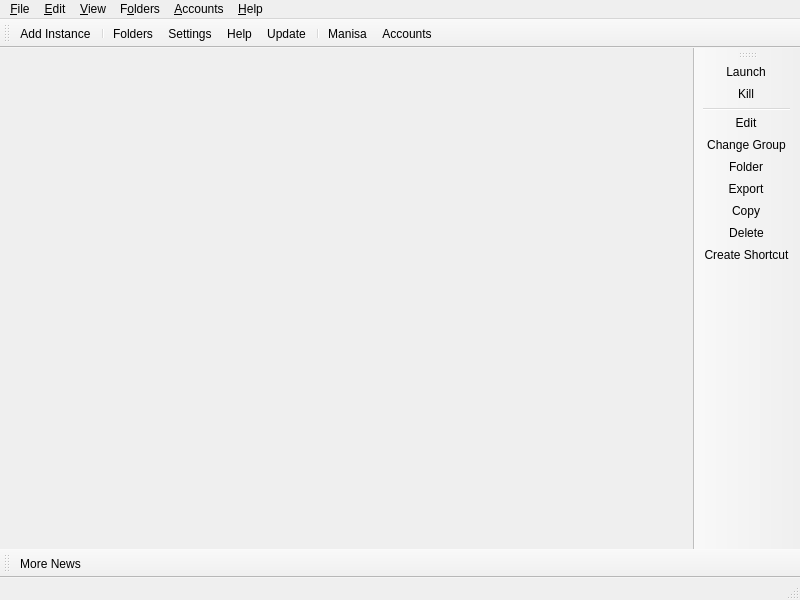
<?xml version="1.0" encoding="UTF-8"?>
<ui version="4.0">
 <class>MainWindow</class>
 <widget class="QMainWindow" name="MainWindow">
  <property name="geometry">
   <rect>
    <x>0</x>
    <y>0</y>
    <width>800</width>
    <height>600</height>
   </rect>
  </property>
  <widget class="QWidget" name="centralWidget">
   <layout class="QHBoxLayout" name="horizontalLayout">
    <property name="spacing">
     <number>0</number>
    </property>
    <property name="leftMargin">
     <number>0</number>
    </property>
    <property name="topMargin">
     <number>0</number>
    </property>
    <property name="rightMargin">
     <number>0</number>
    </property>
    <property name="bottomMargin">
     <number>0</number>
    </property>
   </layout>
  </widget>
  <widget class="QStatusBar" name="statusBar"/>
  <widget class="QToolBar" name="mainToolBar">
   <property name="windowTitle">
    <string>Main Toolbar</string>
   </property>
   <property name="allowedAreas">
    <set>Qt::ToolBarArea::BottomToolBarArea|Qt::ToolBarArea::TopToolBarArea</set>
   </property>
   <property name="toolButtonStyle">
    <enum>Qt::ToolButtonStyle::ToolButtonTextBesideIcon</enum>
   </property>
   <property name="floatable">
    <bool>false</bool>
   </property>
   <attribute name="toolBarArea">
    <enum>TopToolBarArea</enum>
   </attribute>
   <attribute name="toolBarBreak">
    <bool>false</bool>
   </attribute>
   <addaction name="actionAddInstance"/>
   <addaction name="separator"/>
   <addaction name="actionFoldersButton"/>
   <addaction name="actionSettings"/>
   <addaction name="actionHelpButton"/>
   <addaction name="actionCheckUpdate"/>
   <addaction name="separator"/>
   <addaction name="actionCAT"/>
   <addaction name="actionAccountsButton"/>
  </widget>
  <widget class="QToolBar" name="newsToolBar">
   <property name="windowTitle">
    <string>News Toolbar</string>
   </property>
   <property name="allowedAreas">
    <set>Qt::ToolBarArea::BottomToolBarArea|Qt::ToolBarArea::TopToolBarArea</set>
   </property>
   <property name="iconSize">
    <size>
     <width>16</width>
     <height>16</height>
    </size>
   </property>
   <property name="toolButtonStyle">
    <enum>Qt::ToolButtonStyle::ToolButtonTextBesideIcon</enum>
   </property>
   <property name="floatable">
    <bool>false</bool>
   </property>
   <attribute name="toolBarArea">
    <enum>BottomToolBarArea</enum>
   </attribute>
   <attribute name="toolBarBreak">
    <bool>false</bool>
   </attribute>
   <addaction name="actionMoreNews"/>
  </widget>
  <widget class="WideBar" name="instanceToolBar">
   <property name="windowTitle">
    <string>Instance Toolbar</string>
   </property>
   <property name="iconSize">
    <size>
     <width>16</width>
     <height>16</height>
    </size>
   </property>
   <property name="toolButtonStyle">
    <enum>Qt::ToolButtonStyle::ToolButtonTextBesideIcon</enum>
   </property>
   <property name="floatable">
    <bool>false</bool>
   </property>
   <property name="useDefaultAction" stdset="0">
    <bool>true</bool>
   </property>
   <attribute name="toolBarArea">
    <enum>RightToolBarArea</enum>
   </attribute>
   <attribute name="toolBarBreak">
    <bool>false</bool>
   </attribute>
   <addaction name="actionLaunchInstance"/>
   <addaction name="actionKillInstance"/>
   <addaction name="separator"/>
   <addaction name="actionEditInstance"/>
   <addaction name="actionChangeInstGroup"/>
   <addaction name="actionViewSelectedInstFolder"/>
   <addaction name="actionExportInstance"/>
   <addaction name="actionCopyInstance"/>
   <addaction name="actionDeleteInstance"/>
   <addaction name="actionCreateInstanceShortcut"/>
  </widget>
  <widget class="QMenuBar" name="menuBar">
   <property name="geometry">
    <rect>
     <x>0</x>
     <y>0</y>
     <width>800</width>
     <height>30</height>
    </rect>
   </property>
   <widget class="QMenu" name="fileMenu">
    <property name="title">
     <string>&amp;File</string>
    </property>
    <property name="toolTipsVisible">
     <bool>true</bool>
    </property>
    <addaction name="actionAddInstance"/>
    <addaction name="separator"/>
    <addaction name="actionLaunchInstance"/>
    <addaction name="actionKillInstance"/>
    <addaction name="separator"/>
    <addaction name="actionEditInstance"/>
    <addaction name="actionChangeInstGroup"/>
    <addaction name="actionViewSelectedInstFolder"/>
    <addaction name="actionExportInstance"/>
    <addaction name="actionCopyInstance"/>
    <addaction name="actionDeleteInstance"/>
    <addaction name="actionCreateInstanceShortcut"/>
    <addaction name="separator"/>
    <addaction name="actionSettings"/>
    <addaction name="actionCloseWindow"/>
   </widget>
   <widget class="QMenu" name="editMenu">
    <property name="title">
     <string>&amp;Edit</string>
    </property>
    <property name="toolTipsVisible">
     <bool>true</bool>
    </property>
    <addaction name="actionUndoTrashInstance"/>
   </widget>
   <widget class="QMenu" name="viewMenu">
    <property name="title">
     <string>&amp;View</string>
    </property>
    <property name="toolTipsVisible">
     <bool>true</bool>
    </property>
    <addaction name="actionChangeTheme"/>
    <addaction name="separator"/>
    <addaction name="actionCAT"/>
    <addaction name="actionToggleStatusBar"/>
    <addaction name="actionLockToolbars"/>
    <addaction name="separator"/>
   </widget>
   <widget class="QMenu" name="foldersMenu">
    <property name="title">
     <string>F&amp;olders</string>
    </property>
    <property name="toolTipsVisible">
     <bool>true</bool>
    </property>
    <addaction name="actionViewLauncherRootFolder"/>
    <addaction name="actionViewLogsFolder"/>
    <addaction name="separator"/>
    <addaction name="actionViewInstanceFolder"/>
    <addaction name="actionViewTemplateFolder"/>
    <addaction name="actionViewIconsFolder"/>
    <addaction name="actionViewCentralModsFolder"/>
    <addaction name="actionViewSkinsFolder"/>
    <addaction name="actionViewJavaFolder"/>

    <addaction name="separator"/>
    <addaction name="actionViewWidgetThemeFolder"/>
    <addaction name="actionViewIconThemeFolder"/>
    <addaction name="actionViewCatPackFolder"/>
   </widget>
   <widget class="QMenu" name="accountsMenu">
    <property name="title">
     <string>&amp;Accounts</string>
    </property>
   </widget>
   <widget class="QMenu" name="helpMenu">
    <property name="title">
     <string>&amp;Help</string>
    </property>
    <property name="toolTipsVisible">
     <bool>true</bool>
    </property>
    <addaction name="actionClearMetadata"/>
    <addaction name="actionReportBug"/>
    <addaction name="actionViewLog"/>
    <addaction name="actionAddToPATH"/>
    <addaction name="separator"/>
    <addaction name="actionMATRIX"/>
    <addaction name="actionDISCORD"/>
    <addaction name="actionREDDIT"/>
    <addaction name="separator"/>
    <addaction name="actionMoreNews"/>
    <addaction name="actionCheckUpdate"/>
    <addaction name="actionOpenWiki"/>
    <addaction name="actionAbout"/>
   </widget>
   <addaction name="fileMenu"/>
   <addaction name="editMenu"/>
   <addaction name="viewMenu"/>
   <addaction name="foldersMenu"/>
   <addaction name="accountsMenu"/>
   <addaction name="helpMenu"/>
  </widget>
  <action name="actionMoreNews">
   <property name="icon">
    <iconset theme="news"/>
   </property>
   <property name="text">
    <string>More News...</string>
   </property>
   <property name="toolTip">
    <string>Open the development blog to read more news about %1.</string>
   </property>
  </action>
  <action name="actionCAT">
   <property name="checkable">
    <bool>true</bool>
   </property>
   <property name="icon">
    <iconset theme="cat"/>
   </property>
   <property name="text">
    <string>Manisa</string>
   </property>
   <property name="toolTip">
    <string>It's a fluffy kitty :3</string>
   </property>
  </action>
  <action name="actionToggleStatusBar">
   <property name="checkable">
    <bool>true</bool>
   </property>
   <property name="text">
    <string>Status Bar</string>
   </property>
  </action>
  <action name="actionLockToolbars">
   <property name="checkable">
    <bool>true</bool>
   </property>
   <property name="text">
    <string>Lock Toolbars</string>
   </property>
  </action>
  <action name="actionUndoTrashInstance">
   <property name="enabled">
    <bool>false</bool>
   </property>
   <property name="text">
    <string>&amp;Undo Last Instance Deletion</string>
   </property>
  </action>
  <action name="actionAddInstance">
   <property name="icon">
    <iconset theme="new"/>
   </property>
   <property name="text">
    <string>Add Instanc&amp;e...</string>
   </property>
   <property name="toolTip">
    <string>Add a new instance.</string>
   </property>
  </action>
  <action name="actionCheckUpdate">
   <property name="icon">
    <iconset theme="checkupdate"/>
   </property>
   <property name="text">
    <string>&amp;Update...</string>
   </property>
   <property name="toolTip">
    <string>Check for new updates for %1.</string>
   </property>
   <property name="menuRole">
    <enum>QAction::MenuRole::ApplicationSpecificRole</enum>
   </property>
  </action>
  <action name="actionSettings">
   <property name="icon">
    <iconset theme="settings"/>
   </property>
   <property name="text">
    <string>Setti&amp;ngs...</string>
   </property>
   <property name="toolTip">
    <string>Change settings.</string>
   </property>
   <property name="menuRole">
    <enum>QAction::MenuRole::PreferencesRole</enum>
   </property>
  </action>
  <action name="actionManageSkins">
   <property name="icon">
    <iconset theme="settings"/>
   </property>
   <property name="text">
    <string>Manage &amp;Skins...</string>
   </property>
  </action>
  <action name="actionManageAccounts">
   <property name="icon">
    <iconset theme="accounts"/>
   </property>
   <property name="text">
    <string>&amp;Manage Accounts...</string>
   </property>
  </action>
  <action name="actionLaunchInstance">
   <property name="icon">
    <iconset theme="launch"/>
   </property>
   <property name="text">
    <string>&amp;Launch</string>
   </property>
   <property name="toolTip">
    <string>Launch the selected instance.</string>
   </property>
  </action>
  <action name="actionKillInstance">
   <property name="icon">
    <iconset theme="status-bad"/>
   </property>
   <property name="text">
    <string>&amp;Kill</string>
   </property>
   <property name="toolTip">
    <string>Kill the running instance.</string>
   </property>
   <property name="shortcut">
    <string>Ctrl+K</string>
   </property>
  </action>
  <action name="actionRenameInstance">
   <property name="icon">
    <iconset theme="rename"/>
   </property>
   <property name="text">
    <string>Rename</string>
   </property>
   <property name="toolTip">
    <string>Rename the selected instance.</string>
   </property>
  </action>
  <action name="actionChangeInstGroup">
   <property name="icon">
    <iconset theme="tag"/>
   </property>
   <property name="text">
    <string>&amp;Change Group...</string>
   </property>
   <property name="toolTip">
    <string>Change the selected instance's group.</string>
   </property>
   <property name="shortcut">
    <string>Ctrl+G</string>
   </property>
  </action>
  <action name="actionChangeInstIcon">
   <property name="text">
    <string>Change Icon</string>
   </property>
   <property name="toolTip">
    <string>Change the selected instance's icon.</string>
   </property>
  </action>
  <action name="actionEditInstance">
   <property name="icon">
    <iconset theme="settings"/>
   </property>
   <property name="text">
    <string>&amp;Edit...</string>
   </property>
   <property name="toolTip">
    <string>Change the instance settings, mods and versions.</string>
   </property>
   <property name="shortcut">
    <string>Ctrl+I</string>
   </property>
  </action>
  <action name="actionViewSelectedInstFolder">
   <property name="icon">
    <iconset theme="viewfolder"/>
   </property>
   <property name="text">
    <string>&amp;Folder</string>
   </property>
   <property name="toolTip">
    <string>Open the selected instance's root folder in a file browser.</string>
   </property>
  </action>
  <action name="actionDeleteInstance">
   <property name="icon">
    <iconset theme="delete"/>
   </property>
   <property name="text">
    <string>Dele&amp;te</string>
   </property>
   <property name="toolTip">
    <string>Delete the selected instance.</string>
   </property>
   <property name="autoRepeat">
    <bool>false</bool>
   </property>
  </action>
  <action name="actionCopyInstance">
   <property name="icon">
    <iconset theme="copy"/>
   </property>
   <property name="text">
    <string>Cop&amp;y...</string>
   </property>
   <property name="toolTip">
    <string>Copy the selected instance.</string>
   </property>
   <property name="shortcut">
    <string>Ctrl+D</string>
   </property>
  </action>
  <action name="actionExportInstance">
   <property name="icon">
    <iconset theme="export"/>
   </property>
   <property name="text">
    <string>E&amp;xport...</string>
   </property>
   <property name="toolTip">
    <string>Export the selected instance to supported formats.</string>
   </property>
  </action>
  <action name="actionExportInstanceZip">
   <property name="icon">
    <iconset theme="launcher"/>
   </property>
   <property name="text">
    <string>Prism Launcher (zip)</string>
   </property>
  </action>
  <action name="actionExportInstanceMrPack">
   <property name="icon">
    <iconset theme="modrinth"/>
   </property>
   <property name="text">
    <string>Modrinth (mrpack)</string>
   </property>
  </action>
  <action name="actionExportInstanceFlamePack">
   <property name="icon">
    <iconset theme="flame"/>
   </property>
   <property name="text">
    <string>CurseForge (zip)</string>
   </property>
  </action>
  <action name="actionCreateInstanceShortcut">
   <property name="icon">
    <iconset theme="shortcut"/>
   </property>
   <property name="text">
    <string>Create Shortcut</string>
   </property>
   <property name="toolTip">
    <string>Creates a shortcut on a selected folder to launch the selected instance.</string>
   </property>
  </action>
  <action name="actionNoAccountsAdded">
   <property name="icon">
    <iconset theme="noaccount"/>
   </property>
   <property name="text">
    <string>No accounts added!</string>
   </property>
  </action>
  <action name="actionNoDefaultAccount">
   <property name="checkable">
    <bool>true</bool>
   </property>
   <property name="icon">
    <iconset theme="noaccount"/>
   </property>
   <property name="text">
    <string>No Default Account</string>
   </property>
   <property name="shortcut">
    <string>Ctrl+0</string>
   </property>
  </action>
  <action name="actionCloseWindow">
   <property name="icon">
    <iconset theme="status-bad"/>
   </property>
   <property name="text">
    <string>Close &amp;Window</string>
   </property>
   <property name="toolTip">
    <string>Close the current window</string>
   </property>
   <property name="menuRole">
    <enum>QAction::MenuRole::NoRole</enum>
   </property>
  </action>
  <action name="actionViewInstanceFolder">
   <property name="icon">
    <iconset theme="viewfolder"/>
   </property>
   <property name="text">
    <string>I&amp;nstances</string>
   </property>
   <property name="toolTip">
    <string>Open the instances folder in a file browser.</string>
   </property>
  </action>
  <action name="actionViewLauncherRootFolder">
   <property name="icon">
    <iconset theme="viewfolder"/>
   </property>
   <property name="text">
    <string>Launcher &amp;Data</string>
   </property>
   <property name="toolTip">
    <string>Open the launcher's root folder in a file browser.</string>
   </property>
  </action>
  <action name="actionViewCentralModsFolder">
   <property name="icon">
    <iconset theme="centralmods"/>
   </property>
   <property name="text">
    <string>&amp;Mods (Quick Access)</string>
   </property>
   <property name="toolTip">
    <string>Open the mods folder in a file browser.</string>
   </property>
  </action>
  <action name="actionViewSkinsFolder">
   <property name="icon">
    <iconset theme="viewfolder"/>
   </property>
   <property name="text">
    <string>&amp;Skins</string>
   </property>
   <property name="toolTip">
    <string>Open the skins folder in a file browser.</string>
   </property>
  </action>
  <action name="actionViewIconsFolder">
   <property name="icon">
    <iconset theme="viewfolder"/>
   </property>
   <property name="text">
    <string>Instance &amp;Icons</string>
   </property>
   <property name="toolTip">
    <string>Open the instance icons folder in a file browser.</string>
   </property>
  </action>
  <action name="actionViewLogsFolder">
   <property name="icon">
    <iconset theme="viewfolder"/>
   </property>
   <property name="text">
    <string>Launcher &amp;Logs</string>
   </property>
   <property name="toolTip">
    <string>Open the logs folder in a file browser.</string>
   </property>
  </action>
  <action name="actionChangeTheme">
   <property name="text">
    <string>Themes</string>
   </property>
  </action>
  <action name="actionReportBug">
   <property name="icon">
    <iconset theme="bug"/>
   </property>
   <property name="text">
    <string>Report a Bug or Suggest a Feature</string>
   </property>
   <property name="toolTip">
    <string>Open the bug tracker to report a bug with %1.</string>
   </property>
  </action>
  <action name="actionDISCORD">
   <property name="icon">
    <iconset theme="discord"/>
   </property>
   <property name="text">
    <string>&amp;Discord Guild</string>
   </property>
   <property name="toolTip">
    <string>Open %1 Discord guild.</string>
   </property>
  </action>
  <action name="actionMATRIX">
   <property name="icon">
    <iconset theme="matrix"/>
   </property>
   <property name="text">
    <string>&amp;Matrix Space</string>
   </property>
   <property name="toolTip">
    <string>Open %1 Matrix space.</string>
   </property>
  </action>
  <action name="actionREDDIT">
   <property name="icon">
    <iconset theme="reddit-alien"/>
   </property>
   <property name="text">
    <string>Sub&amp;reddit</string>
   </property>
   <property name="toolTip">
    <string>Open %1 subreddit.</string>
   </property>
  </action>
  <action name="actionAbout">
   <property name="icon">
    <iconset theme="about"/>
   </property>
   <property name="text">
    <string>&amp;About %1</string>
   </property>
   <property name="toolTip">
    <string>View information about %1.</string>
   </property>
   <property name="menuRole">
    <enum>QAction::MenuRole::AboutRole</enum>
   </property>
  </action>
  <action name="actionClearMetadata">
   <property name="icon">
    <iconset theme="refresh"/>
   </property>
   <property name="text">
    <string>&amp;Clear Metadata Cache</string>
   </property>
   <property name="toolTip">
    <string>Clear cached metadata</string>
   </property>
  </action>
  <action name="actionViewLog">
   <property name="icon">
    <iconset theme="log"/>
   </property>
   <property name="text">
    <string>View logs</string>
   </property>
   <property name="toolTip">
    <string>View current and previous launcher logs</string>
   </property>
  </action>
  <action name="actionAddToPATH">
   <property name="icon">
    <iconset theme="custom-commands"/>
   </property>
   <property name="text">
    <string>Install to &amp;PATH</string>
   </property>
   <property name="toolTip">
    <string>Install a %1 symlink to /usr/local/bin</string>
   </property>
  </action>
  <action name="actionFoldersButton">
   <property name="icon">
    <iconset theme="viewfolder"/>
   </property>
   <property name="text">
    <string>Folders</string>
   </property>
   <property name="toolTip">
    <string>Open one of the folders shared between instances.</string>
   </property>
  </action>
  <action name="actionHelpButton">
   <property name="icon">
    <iconset theme="help"/>
   </property>
   <property name="text">
    <string>Help</string>
   </property>
   <property name="toolTip">
    <string>Get help with %1 or Minecraft.</string>
   </property>
  </action>
  <action name="actionAccountsButton">
   <property name="icon">
    <iconset theme="noaccount"/>
   </property>
   <property name="text">
    <string>Accounts</string>
   </property>
  </action>
  <action name="actionOpenWiki">
   <property name="icon">
    <iconset theme="help"/>
   </property>
   <property name="text">
    <string>%1 &amp;Wiki</string>
   </property>
   <property name="toolTip">
    <string>Open the %1 wiki</string>
   </property>
  </action>
  <action name="actionViewWidgetThemeFolder">
   <property name="icon">
    <iconset theme="viewfolder"/>
   </property>
   <property name="text">
    <string>&amp;Widget Themes</string>
   </property>
   <property name="toolTip">
    <string>Open the widget themes folder in a file browser.</string>
   </property>
  </action>
  <action name="actionViewIconThemeFolder">
   <property name="icon">
    <iconset theme="viewfolder"/>
   </property>
   <property name="text">
    <string>I&amp;con Themes</string>
   </property>
   <property name="toolTip">
    <string>Open the icon theme folder in a file browser.</string>
   </property>
  </action>
  <action name="actionViewCatPackFolder">
   <property name="icon">
    <iconset theme="viewfolder"/>
   </property>
   <property name="text">
    <string>&amp;Cat Packs</string>
   </property>
   <property name="toolTip">
    <string>Open the cat packs folder in a file browser.</string>
   </property>
  </action>
  <action name="actionViewJavaFolder">
   <property name="icon">
    <iconset theme="viewfolder"/>
   </property>
   <property name="text">
    <string>&amp;Auto Downloaded Java</string>
   </property>
   <property name="toolTip">
    <string>Open the Java folder in a file browser. Only available if the built-in Java downloader is used.</string>
   </property>
  </action>
  <action name="actionViewTemplateFolder">
   <property name="icon">
    <iconset theme="viewfolder"/>
   </property>
   <property name="text">
    <string>Instance &amp;Template</string>
   </property>
   <property name="toolTip">
    <string>Open the template folder in a file browser.</string>
   </property>
  </action>
 </widget>
 <customwidgets>
  <customwidget>
   <class>WideBar</class>
   <extends>QToolBar</extends>
   <header>ui/widgets/WideBar.h</header>
  </customwidget>
 </customwidgets>
 <resources/>
 <connections/>
</ui>
